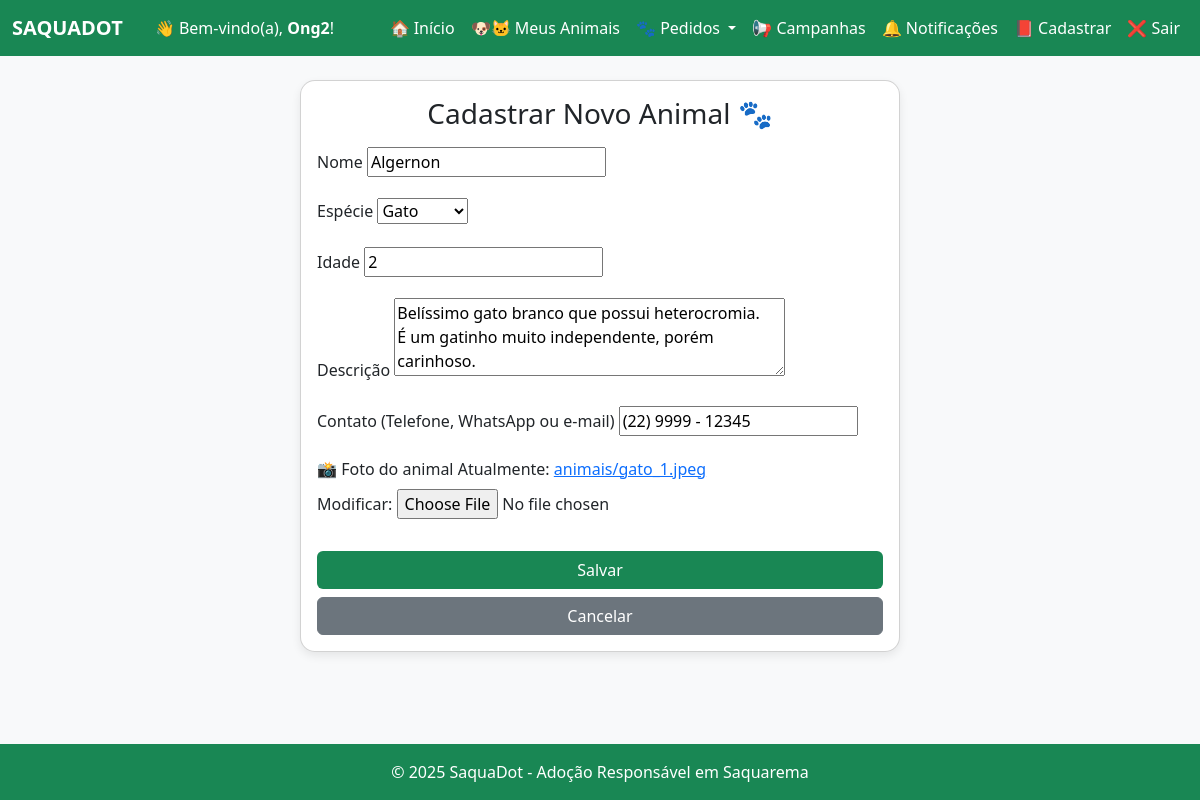
/animal/editar/32/ (signed in), run on the app's committed database.
### core/models.py (models this page shows, shortened)
class Animal(models.Model):
    nome = models.CharField(max_length=100)
    especie = models.CharField(max_length=50, choices=[('Cachorro', 'Cachorro'), ('Gato', 'Gato')])
    idade = models.IntegerField()
    descricao = models.TextField()
    foto = models.ImageField(upload_to='animais/')
    adotado = models.BooleanField(default=False)
    cuidador = models.ForeignKey(User, on_delete=models.CASCADE, related_name='animais')
    contato = models.CharField(
    max_length=100,
    blank=True,
    null=True,
    help_text="Telefone ou WhatsApp para contato"
)

### core/views.py (the view)
# urls.py: path('animal/editar/<int:id>/', views.editar_animal, name='editar_animal'),
@login_required
def editar_animal(request, id):
    animal = get_object_or_404(Animal, id=id, cuidador=request.user)
    if request.method == 'POST':
        form = AnimalForm(request.POST, request.FILES, instance=animal)
        if form.is_valid():
            form.save()
            messages.success(request, 'Animal atualizado com sucesso! 🐾')
            return redirect('meus_animais')
    else:
        form = AnimalForm(instance=animal)
    return render(request, 'core/animal_form.html', {'form': form, 'editar': True})

### core/forms.py
class AnimalForm(forms.ModelForm):
    class Meta:
        model = Animal
        fields = ['nome', 'especie', 'idade', 'descricao', 'foto', 'contato']
        widgets = {
            'descricao': forms.Textarea(attrs={'rows': 3}),
        }

### core/context_processors.py (called while the page is built)
def contagem_pedidos(request):
    if request.user.is_authenticated:
        pendentes = Adocao.objects.filter(animal__cuidador=request.user, aprovado=False).count()
        return {'pedidos_pendentes': pendentes}
    return {}

def contagem_notificacoes(request):
    if request.user.is_authenticated:
        nao_lidas = Notificacao.objects.filter(usuario=request.user, lida=False).count()
        return {'notificacoes_nao_lidas': nao_lidas}
    return {}

### core/templates/core/animal_form.html (shortened to what this page needs)
{% extends 'core/base.html' %}
{% block content %}
<div class="card mx-auto" style="max-width: 600px;">
  <div class="card-body">
    <h3 class="text-center mb-3">Cadastrar Novo Animal 🐾</h3>
    <form method="post" enctype="multipart/form-data">
      <div class="mb-3">
        <label for="id_nome" class="form-label">Nome</label>
        {{ form.nome }}
      </div>
      <div class="mb-3">
        <label for="id_especie" class="form-label">Espécie</label>
        {{ form.especie }}
      </div>
      <div class="mb-3">
        <label for="id_idade" class="form-label">Idade</label>
        {{ form.idade }}
      </div>
      <div class="mb-3">
        <label for="id_descricao" class="form-label">Descrição</label>
        {{ form.descricao }}
      </div>
      <div class="mb-3">
        <label for="id_contato" class="form-label">Contato (Telefone, WhatsApp ou e-mail)</label>
        {{ form.contato }}
      </div>
      <div class="mb-3">
  <label for="foto" class="form-label">📸 Foto do animal</label>
  {{ form.foto }}
</div>
      <button type="submit" class="btn btn-green w-100 mt-3">Salvar</button>
      <a href="/" class="btn btn-secondary w-100 mt-2">Cancelar</a>
    </form>
  </div>
</div>
{% endblock %}

### core/templates/core/base.html (shortened to what this page needs)
<!DOCTYPE html>
<html lang="pt-br">
<head>
  <link href="https://cdn.jsdelivr.net/npm/bootstrap@5.3.0/dist/css/bootstrap.min.css" rel="stylesheet">
</head>
<body>
  <nav class="navbar navbar-expand-lg" style="background-color: #198754;">
    <div class="container-fluid">
      <a class="navbar-brand text-white fw-bold" href="/">SAQUADOT</a>
      {% if user.is_authenticated %}
        <span class="navbar-text text-white ms-3">
          👋 Bem-vindo(a), <strong>{{ user.first_name|default:user.username }}</strong>!
        </span>
      {% endif %}
      <div class="collapse navbar-collapse justify-content-end" id="navbarNav">
        <ul class="navbar-nav">
          {% if user.is_authenticated %}
            <li class="nav-item"><a class="nav-link text-white" href="/">🏠 Início</a></li>
            <li class="nav-item"><a class="nav-link text-white" href="/meus-animais/">🐶🐱 Meus Animais</a></li>
            <li class="nav-item dropdown">
              <a class="nav-link dropdown-toggle text-white" href="#" id="navbarDropdown" role="button" data-bs-toggle="dropdown">
                🐾 Pedidos
              </a>
            </li>
            <li class="nav-item"><a class="nav-link text-white" href="/campanhas/">📢 Campanhas</a></li>
            <li class="nav-item">
              <a class="nav-link text-white position-relative" href="/notificacoes/">
                🔔 Notificações
              </a>
            </li>
            <li class="nav-item"><a class="nav-link text-white" href="/animal/cadastrar/">📕 Cadastrar</a></li>
            <li class="nav-item"><a class="nav-link text-white" href="/logout/">❌ Sair</a></li>
          {% else %}
            <li class="nav-item"><a class="nav-link text-white" href="/login/">Entrar</a></li>
            <li class="nav-item"><a class="nav-link text-white" href="/register/">Cadastrar</a></li>
          {% endif %}
        </ul>
      </div>
    </div>
  </nav>
  <div class="toast-container position-fixed bottom-0 end-0 p-3" style="z-index: 1100;">
  </div>
  <div class="container mt-4">
    {% block content %}{% endblock %}
  </div>
  <footer class="bg-success text-white text-center py-3 mt-auto">
    © 2025 SaquaDot - Adoção Responsável em Saquarema
  </footer>
</body>
</html>

### core/templates/core/base.html (style rules this page uses)
body { background-color: #f8f9fa; }
nav { background-color: #198754; }
nav a, .navbar-brand { color: white !important; }
footer { background-color: #198754; color: white; text-align: center; padding: 15px; margin-top: 30px; }
.btn-green { background-color: #198754; color: white; }
html, body { height: 100%; }
body { display: flex; flex-direction: column; }
footer { margin-top: auto; }
.card { position: relative; border-radius: 15px; background-color: #ffffff; box-shadow: 0 4px 10px rgba(0, 0, 0, 0.08); transition: transform 0.3s ease, box-shadow 0.3s ease; overflow: hidden; }

### data on the page
Animal: nome "Algernon", especie "Gato", idade "2", descricao "Belíssimo gato branco que possui heterocromia. É um gatinho muito independente, porém carinhoso.", contato "(22) 9999 - 12345"

### other printed values
{{ user.first_name|default:user.username }} "Ong2"
